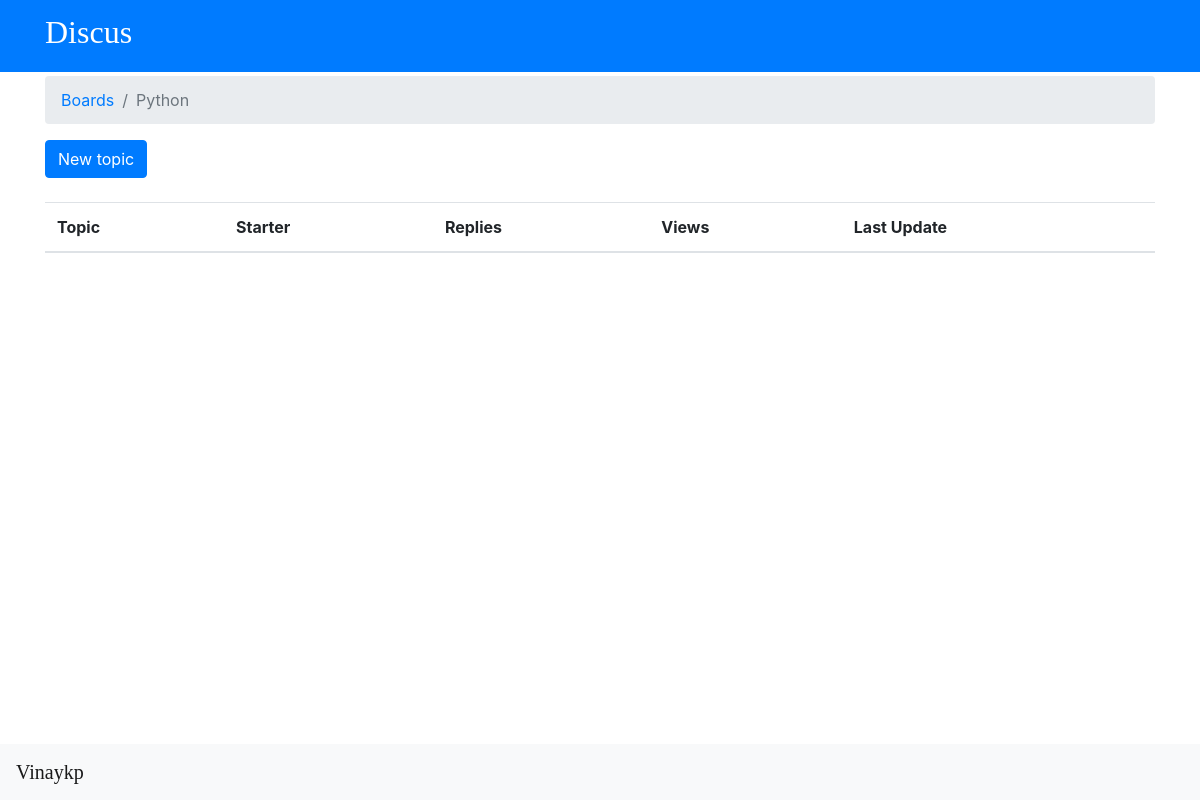
Before: /boards/2/ with the older database file.
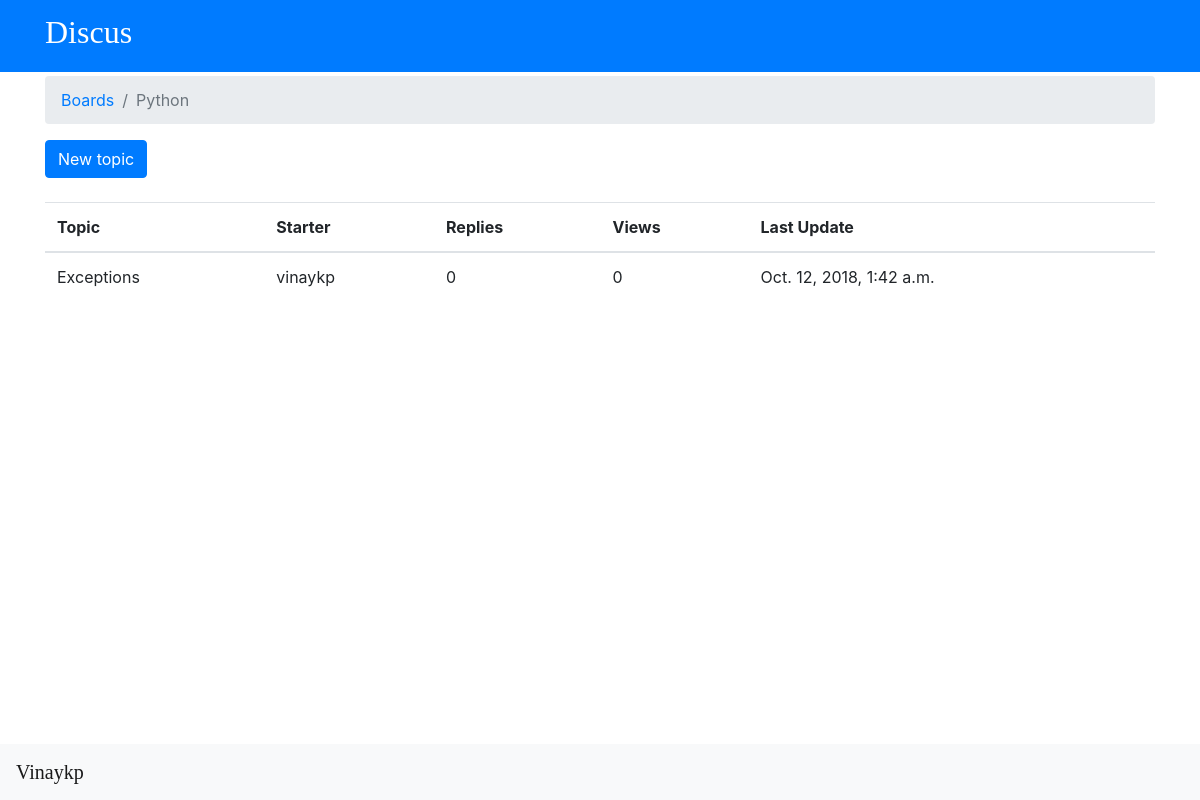
After: the same page with the newer database file.
### boards/models.py (models this page shows)
class Topic(models.Model):
    subject = models.CharField(max_length=255)
    last_updated = models.DateTimeField(auto_now_add=True)
    board = models.ForeignKey(Board, related_name='topics' ,on_delete=models.CASCADE)
    starter = models.ForeignKey(User, related_name='topics',on_delete=models.CASCADE)

### boards/views.py (the view)
# urls.py: path('boards/<int:id>/', views.board_topics, name='board_topics'),
def board_topics(request, id):
    board = Board.objects.get(pk=id)
    return render(request, 'topics.html', {'board': board})

### templates/topics.html
{% extends 'base.html' %}
{% block breadcrumb %}
 	<li class="breadcrumb-item"><a href="{%url 'home' %}">Boards</a></li>
	<li class="breadcrumb-item active">{{ board.name }}</li>
{% endblock %}
{% block content %}
	<div class="mb-4">
   		<a href="{% url 'new_topic' board.pk %}" class="btn btn-primary">New topic</a>
  	</div>
	<table class="table">
		<thead>
			<tr>
				<th scope="col">Topic</th>
				<th scope="col">Starter</th>
				<th scope="col">Replies</th>
				<th scope="col">Views</th>
				<th scope="col">Last Update</th>
			</tr>
		</thead>
		<tbody>
			{% for topic in board.topics.all %}
				<tr>
					<td>{{ topic.subject }}</td>
					<td>{{ topic.starter.username }}</td>
					<td>0</td>
					<td>0</td>
					<td>{{ topic.last_updated }}</td>
				</tr>
	  		{% endfor %}
		</tbody>
	</table>
{% endblock %}

Changed rows visible on the page:
added Topic: subject "Exceptions", starter.username "vinaykp", last_updated "Oct. 12, 2018, 1:42 a.m."
